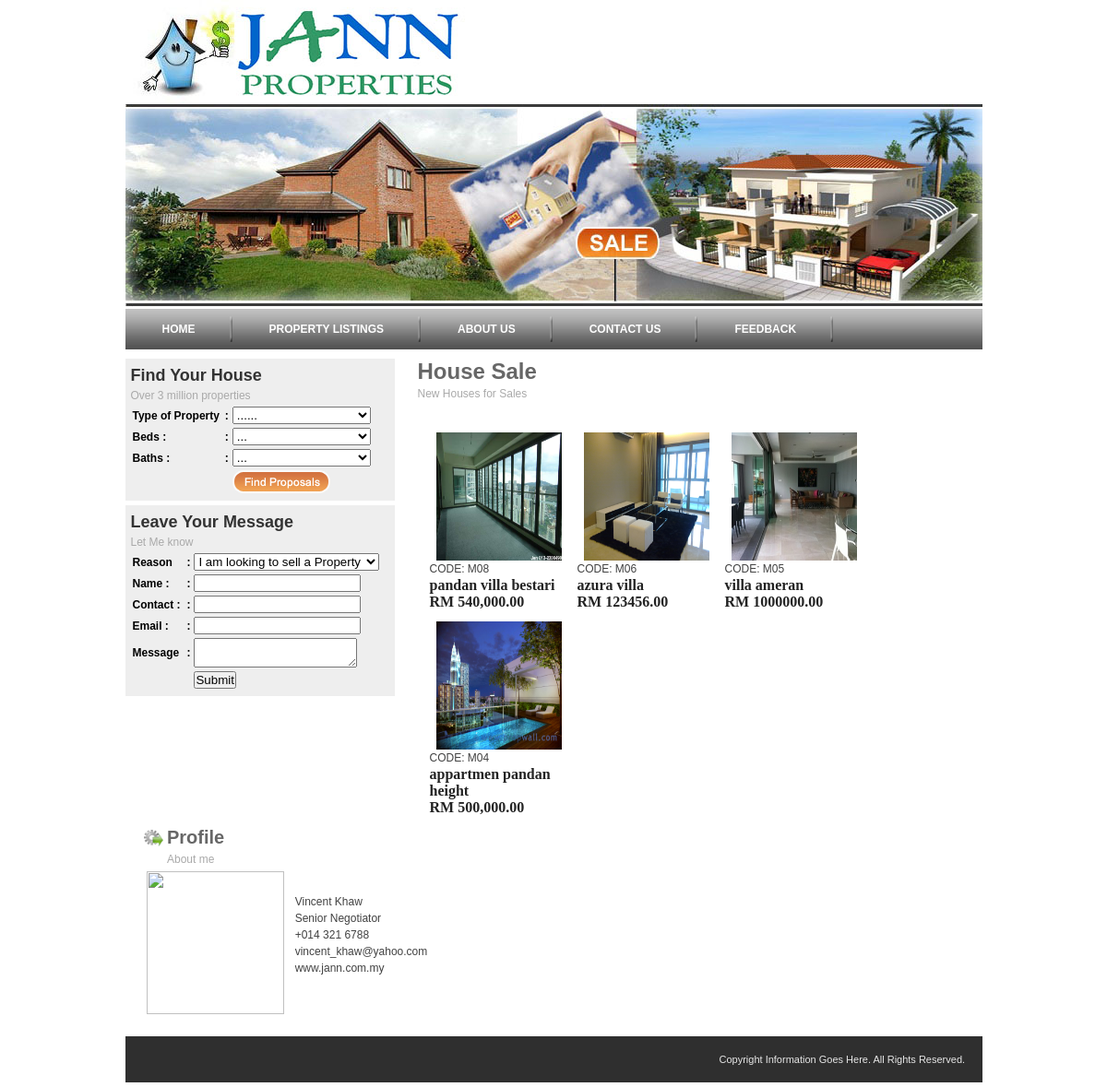
/property_listing.php, run on the app's committed database.
### tables this page shows
CREATE TABLE IF NOT EXISTS `property` (
  `id_property` int(5) NOT NULL AUTO_INCREMENT,
  `name_property` varchar(250) NOT NULL,
  `type_property` varchar(255) NOT NULL,
  `add1` varchar(300) NOT NULL,
  `add2` varchar(300) NOT NULL,
  `price` varchar(300) NOT NULL,
  `price_type` varchar(300) NOT NULL,
  `land_area` varchar(300) NOT NULL,
  `groos_floor_area` varchar(300) NOT NULL,
  `leasehold` varchar(300) NOT NULL,
  `beds` varchar(333) NOT NULL,
  `baths` varchar(333) NOT NULL,
  `contact_no` varchar(333) NOT NULL,
  `per_squre_feet` varchar(333) NOT NULL,
  `squre_feet` varchar(333) NOT NULL,
  `text` varchar(30000) NOT NULL,
  PRIMARY KEY (`id_property`)
);

### property_listing.php (the view, shortened to what this page needs)
<!DOCTYPE HTML PUBLIC "-//W3C//DTD HTML 4.01 Transitional//EN" "http://www.w3.org/TR/html4/loose.dtd">
<html>
<head>
<link href="style.css" rel="stylesheet" type="text/css">
</head>
<body>
<div id="header"></div>
<div id="navigation">
  <ul>
    <center>
      <li><a href="index.php">HOME</a></li>
      <li><a href="property_listing.php">PROPERTY LISTINGS</a></li>
      <li><a href="about.php">ABOUT US</a></li>
      <li><a href="contact.php">CONTACT US</a></li>
      <li><a href="feedback.php">FEEDBACK</a></li>
    </center>
  </ul>
</div>
<div id="content"><table width="928" border="0" cellspacing="0" cellpadding="0">
  <tr>
    <td>
    <div id="content_top">
    <div id="main_content">
    <h1>House Sale </h1>
    <h3>New Houses for Sales</h3>
    <br>
    <div id="house_sales">
      <table width="275" border="0" cellspacing="0" cellpadding="0" style="float:left;">
        <tr>
          <td align="center"><?php include('admin/connection.php'); ?>
        <?php
$sql="SELECT * FROM property ORDER BY id_property DESC";
$result=mysql_query($sql) or die("Cannot execute sql.");
$i=0;
$items=mysql_num_rows($result);
while(($data=mysql_fetch_array($result))&&($i<$items)){
$id_property=$data["id_property"];
$name_property=$data["name_property"];
$price=$data["price"];
$filename = "admin/images/$name_property.jpg";
if($i%3==0){
print "<tr>";
}
print<<<HERE
<td>
<table>
<tr>
<td>
<td class="text_menu"><strong>
<p align="center">
<table width="150"><tr><td>
</td></tr></table><div align="center">
<form method="post" action="property_detail.php?id_property=$id_property">
<input type="hidden" name="post_item" value="$id_property">
<input type="image" src="$filename"  height="139" width="136">
</form>
</div>
<p align="left" class="code_text">CODE: <text class="highlight_num">M0$id_property</text></p>
<text class="price_text">$name_property <br> </text>
<text class="price_text">RM $price</text></p>
</strong>
</td>
</td>
</tr>
</table>
</td>
HERE;
$i++;
if($i%3==0){
print "</tr>";
}
}
 ?></td>
      </table>
    </div>
    </div>
    <div id="find">
    <h2>Find Your House</h2>
    <h3>Over 3 million properties</h3>
    <form name="form1" method="post" action="property_success.php">
    <table width="265" border="0" cellpadding="2" cellspacing="0" class="black">
  <tr>
    <td>Type of Property </td>
    <td>:</td>
    <td><select name="search" id="select">
                    <option>......</option>
      </select></td>
  </tr>
  <tr>
    <td>Beds :</td>
    <td>:</td>
    <td><select name="search" id="select">
      <option>...</option>
      </select></td>
  </tr>
  <tr>
    <td>Baths :</td>
    <td>:</td>
    <td><select name="search" id="select">
      <option>...</option>
        </select></td>
  </tr>
  <tr>
    <td>&nbsp;</td>
    <td>&nbsp;</td>
    <td>
      <input name="button" type="submit" class="find" id="button" value="">    </td>
  </tr>
</table>
</form>
    </div>
    </div>
    <div id="find">
      <h2>Leave Your Message</h2>
      <h3>Let Me know </h3>
      <form name="form1" method="post" action="message_success.php">
        <table width="402" border="0" cellpadding="2" cellspacing="0" class="black">
          <tr>
            <td width="55">Reason </td>
            <td width="3">:</td>
            <td width="332"><select name="reason" type="text" width="333">
        				<option>I am looking to sell a Property</option>
                        </select></td>
          </tr>
          <tr>
            <td>Name :</td>
            <td>:</td>
            <td><input name="name" type="text" width="333"></td>
          </tr>
          <tr>
            <td>Contact :</td>
            <td>:</td>
            <td><input name="no_fon" type="text" width="333"></td>
          </tr>
          <tr>
            <td>Email :</td>
            <td>:</td>
            <td><input name="email" type="text" width="333"></td>
          </tr>
          <tr>
            <td>Message </td>
            <td>:</td>
            <td><textarea name="message" width="333"></textarea></td>
          </tr>
          <tr>
            <td>&nbsp;</td>
            <td>&nbsp;</td>
            <td><input name="button" type="submit"></td>
          </tr>
        </table>
      </form>
    </div>
    <div id="content_bottom">
      <table width="900" border="0" align="center" cellpadding="0" cellspacing="0">
        <tr>
          <td><div class="features">
            <h4 style="background:url(images/services.jpg) left center no-repeat;">Profile</h4>
            <h3 style="padding-left:25px;">About me </h3>
            <table width="360" border="0">
              <tr>
                <td width="154"><img src="admin/images/aaaassss.jpg" alt="" width="149" height="155"></td>
                <td width="190"><p>Vincent Khaw</p>
                  <p>Senior Negotiator</p>
                  <p>+014 321 6788</p>
                  <p>vincent_khaw@yahoo.com</p>
                  <p>www.jann.com.my</p>
                  <p>&nbsp;</p></td>
              </tr>
            </table>
          </div></td>
        </tr>
      </table>
    </div>
    </td>
  </tr>
</table>
</div>
<div id="fotter">
  <div class="copyrights">Copyright Information Goes Here. All Rights Reserved.</div>
</div>
</body>
</html>

### style.css (style rules this page uses)
body { margin: 0; color: #232323; padding-top: 0px; padding-right: 0; padding-bottom: 5px; padding-left: 0; background: #ffffff; background-attachment: scroll; alignment-adjust: auto; }
div, h1, h2, h3, h4, p, form, label, input, textarea, img, span { margin:0; padding:0; }
ul { margin:0; padding:0; list-style-type:none; font-size:0; line-height:0; }
img { border:none; }
#header { margin:0 auto; padding:0px; width:929px; height:335px; background:url(images/header.jpg) center no-repeat; }
#navigation { width:929px; height:36px; margin:0 auto; padding-top:8px; background:url(images/navigation_bg.jpg) 0 0 repeat-x; }
#navigation ul { list-style:none; }
#navigation ul li { font:bold 12px/28px Arial, Helvetica, sans-serif; color:#ffffff; display:block; float:left; background:url(images/li_bg.jpg) right center no-repeat; text-align:center; padding:0px 40px; }
#navigation ul li a { text-decoration:none; display:block; color:#ffffff; }
#content { margin:0 auto; width:929px; padding:5px 0; }
h1 { font:bold 24px/28px Arial, Helvetica, sans-serif; color:#676767; }
h2 { font: bold 18px/24px Arial, Helvetica, sans-serif; color: #333333; }
h3 { font:normal 12px/20px Arial, Helvetica, sans-serif; color:#a9a9a9; }
h4 { font:bold 20px/28px Arial, Helvetica, sans-serif; color:#676767; padding-left:25px; }
p { font:normal 12px/18px Arial, Helvetica, sans-serif; color:#414141; }
.black { font:bold 12px/18px Arial, Helvetica, sans-serif; color:#000000; }
#content_top { margin:0 auto; width:929px; padding:5px 0; }
#find { margin:0; background:#eeeeee; width:280px; padding:6px; }
#select { width:150px; }
#find form input.find { width:106px; height:25px; background:url(images/find.jpg) 0 0 no-repeat; border:none; }
#main_content { float:right; width:612px; }
#house_sales { margin:5px auto; width:600px; }
#content_bottom { margin:0 auto; width:929px; padding:10px 0; }
.features { float: left; width: 400px; padding: 6px; }
#fotter { margin:0 auto; padding:13px 5px; height:24px; background:#2f2f2f; width:919px; }
.copyrights { margin:0 auto; width:280px; font: normal 11px/24px Arial, Helvetica, sans-serif; color:#e7e7e7; float:right; }

### data on the page
property: id_property "8", name_property "pandan villa bestari", price "540,000.00"
property: id_property "6", name_property "azura villa", price "123456.00"
property: id_property "5", name_property "villa ameran", price "1000000.00"
property: id_property "4", name_property "appartmen pandan height", price "500,000.00"
